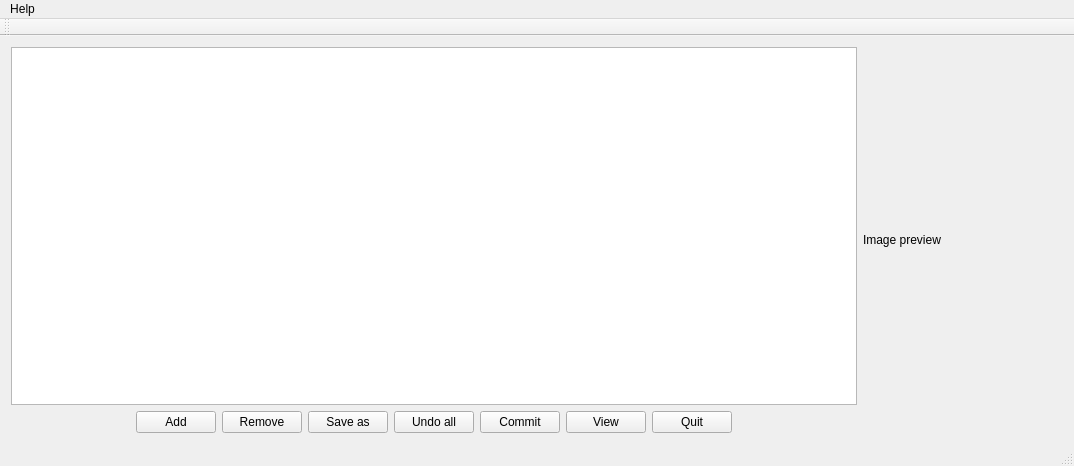
<?xml version="1.0" encoding="UTF-8"?>
<ui version="4.0">
 <class>MainWindow</class>
 <widget class="QMainWindow" name="MainWindow">
  <property name="geometry">
   <rect>
    <x>0</x>
    <y>0</y>
    <width>1074</width>
    <height>466</height>
   </rect>
  </property>
  <property name="windowTitle">
   <string>MainWindow</string>
  </property>
  <widget class="QWidget" name="centralWidget">
   <layout class="QHBoxLayout" name="horizontalLayout_2">
    <item>
     <layout class="QVBoxLayout" name="verticalLayout">
      <item>
       <widget class="QTableView" name="tableView"/>
      </item>
      <item>
       <layout class="QHBoxLayout" name="horizontalLayout">
        <item>
         <spacer name="horizontalSpacer">
          <property name="orientation">
           <enum>Qt::Horizontal</enum>
          </property>
          <property name="sizeHint" stdset="0">
           <size>
            <width>40</width>
            <height>20</height>
           </size>
          </property>
         </spacer>
        </item>
        <item>
         <widget class="QPushButton" name="pushButton">
          <property name="text">
           <string>Add</string>
          </property>
         </widget>
        </item>
        <item>
         <widget class="QPushButton" name="pushButton_2">
          <property name="text">
           <string>Remove</string>
          </property>
         </widget>
        </item>
        <item>
         <widget class="QPushButton" name="pushButton_4">
          <property name="text">
           <string>Save as</string>
          </property>
         </widget>
        </item>
        <item>
         <widget class="QPushButton" name="pushButton_6">
          <property name="text">
           <string>Undo all</string>
          </property>
         </widget>
        </item>
        <item>
         <widget class="QPushButton" name="pushButton_5">
          <property name="text">
           <string>Commit</string>
          </property>
         </widget>
        </item>
        <item>
         <widget class="QPushButton" name="pushButton_7">
          <property name="text">
           <string>View</string>
          </property>
         </widget>
        </item>
        <item>
         <widget class="QPushButton" name="pushButton_3">
          <property name="text">
           <string>Quit</string>
          </property>
         </widget>
        </item>
        <item>
         <spacer name="horizontalSpacer_2">
          <property name="orientation">
           <enum>Qt::Horizontal</enum>
          </property>
          <property name="sizeHint" stdset="0">
           <size>
            <width>40</width>
            <height>20</height>
           </size>
          </property>
         </spacer>
        </item>
       </layout>
      </item>
     </layout>
    </item>
    <item>
     <widget class="QLabel" name="label">
      <property name="sizePolicy">
       <sizepolicy hsizetype="Maximum" vsizetype="Maximum">
        <horstretch>200</horstretch>
        <verstretch>200</verstretch>
       </sizepolicy>
      </property>
      <property name="maximumSize">
       <size>
        <width>200</width>
        <height>200</height>
       </size>
      </property>
      <property name="baseSize">
       <size>
        <width>200</width>
        <height>200</height>
       </size>
      </property>
      <property name="text">
       <string>Image preview</string>
      </property>
     </widget>
    </item>
   </layout>
  </widget>
  <widget class="QMenuBar" name="menuBar">
   <property name="geometry">
    <rect>
     <x>0</x>
     <y>0</y>
     <width>1074</width>
     <height>23</height>
    </rect>
   </property>
   <widget class="QMenu" name="menuLoad_Db">
    <property name="title">
     <string>Help</string>
    </property>
    <addaction name="actionAbout"/>
   </widget>
   <addaction name="menuLoad_Db"/>
  </widget>
  <widget class="QToolBar" name="mainToolBar">
   <attribute name="toolBarArea">
    <enum>TopToolBarArea</enum>
   </attribute>
   <attribute name="toolBarBreak">
    <bool>false</bool>
   </attribute>
  </widget>
  <widget class="QStatusBar" name="statusBar"/>
  <action name="actionLoad_Db">
   <property name="text">
    <string>Load Db</string>
   </property>
  </action>
  <action name="actionSave_Db_2">
   <property name="text">
    <string>Save Db</string>
   </property>
  </action>
  <action name="actionNew_Db">
   <property name="text">
    <string>New Db</string>
   </property>
  </action>
  <action name="actionAbout">
   <property name="text">
    <string>About</string>
   </property>
  </action>
 </widget>
 <layoutdefault spacing="6" margin="11"/>
 <resources/>
 <connections>
  <connection>
   <sender>pushButton_3</sender>
   <signal>clicked()</signal>
   <receiver>MainWindow</receiver>
   <slot>close()</slot>
   <hints>
    <hint type="sourcelabel">
     <x>593</x>
     <y>426</y>
    </hint>
    <hint type="destinationlabel">
     <x>101</x>
     <y>308</y>
    </hint>
   </hints>
  </connection>
 </connections>
</ui>
